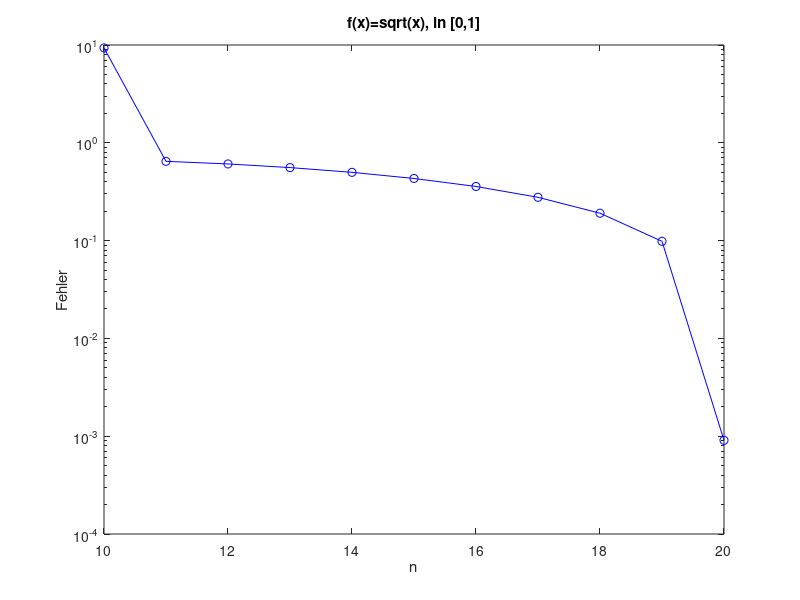
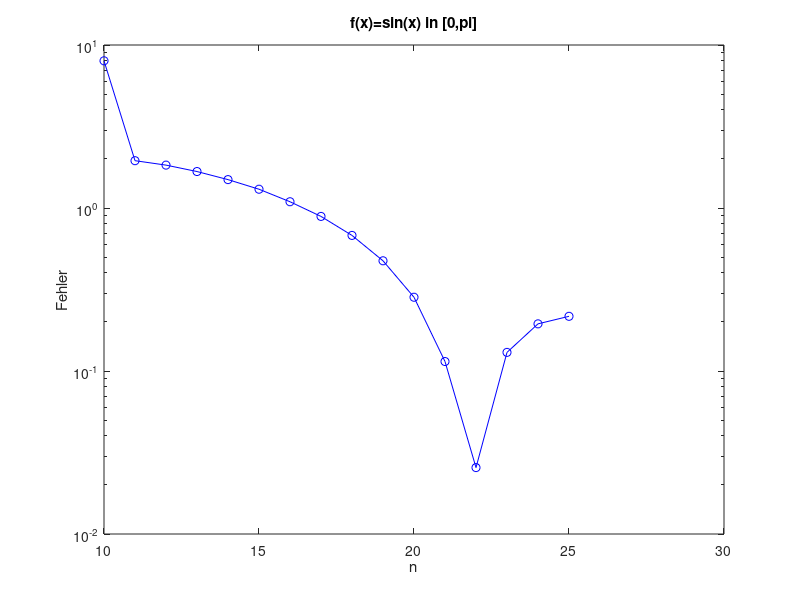
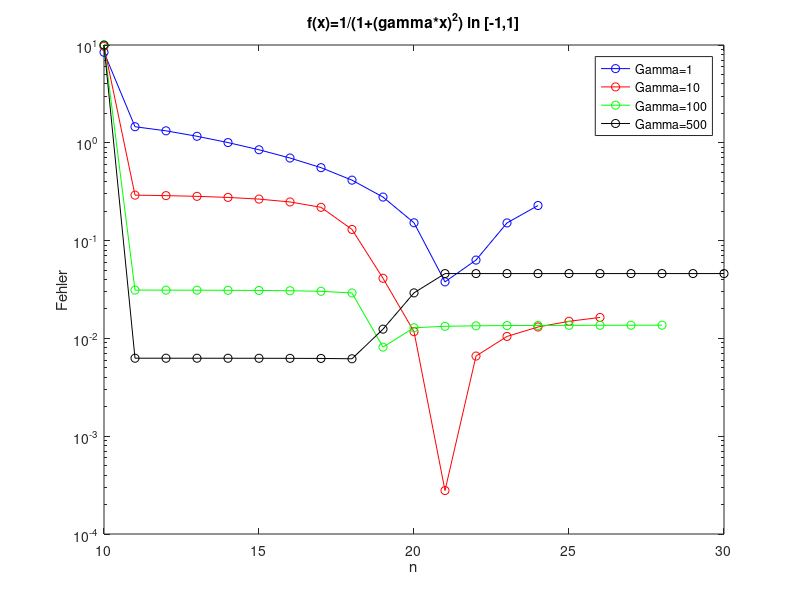

Here is the MATLAB script that generated these plots, in order:
% Numerik 1 SS18
% Uebung 10, Aufgabe 1
% David und Tracy

function [] = run_10_1()
% Test multilevel Quadratur Funktion
  a=0; b=1; 
  n = 10;
  Nmax = 1000;
  tol = 10^(-10);
  % Test 1 y = x
%  disp('--------------------------------------')
%  disp('Test 1: y = x');
%  y1 = multilevel_quad(@testfunktion1, a, b, n, Nmax, tol)
%  
  % Test 2 y = sqrt(x)
  disp('--------------------------------------')
  disp('Test 2: sqrt(x)');
 
  [y_sqrt,simpsqrt] = multilevel_quad(@sqrt, a, b, n, Nmax, tol);
  error_sqrt = abs(simpsqrt - 2/3);
  nsq = n:(n+length(simpsqrt)-1);
  disp(y_sqrt)
  
  
  % Test 3 y = sin(x)
  a=0; b=pi; 
  disp('--------------------------------------')
  disp('Test 3: sin(x)');
  
    [y_sin,simpsin] = multilevel_quad(@sin, a, b, n, Nmax, tol);
    error_sin = abs(simpsin - 2);
    nsi = n:(n+length(simpsin)-1);
    disp(y_sin)
  
  % Test 4 arctan
  a=-1; b=1;
  gamma=[1 10 100 500]; 
  disp('--------------------------------------')
  disp('Test 4');
  
  
      g1 = @(x) testfunktion4(x, gamma(1));
      [y_arctan1,simptan1] = multilevel_quad(g1, a, b, n, Nmax, tol);
      error_arctan1 = abs(simptan1 - 2/gamma(1)*atan(gamma(1)) );
      nta1=n:(n+length(simptan1)-1);
      disp(y_arctan1)
      
      g2 = @(x) testfunktion4(x, gamma(2));
      [y_arctan2,simptan2] = multilevel_quad(g2, a, b, n, Nmax, tol);
      error_arctan2 = abs(simptan2 - 2/gamma(2)*atan(gamma(2)) );
      nta2=n:(n+length(simptan2)-1);
      disp(y_arctan2)
      
      g3 = @(x) testfunktion4(x, gamma(3));
      [y_arctan3,simptan3] = multilevel_quad(g3, a, b, n, Nmax, tol);
      error_arctan3 = abs(simptan3 - 2/gamma(3)*atan(gamma(3)) );
      nta3=n:(n+length(simptan3)-1);
      disp(y_arctan3)
      
      g4 = @(x) testfunktion4(x, gamma(4));
      [y_arctan4,simptan4] = multilevel_quad(g4, a, b, n, Nmax, tol);
      error_arctan4 = abs(simptan4 - 2/gamma(4)*atan(gamma(4)) );
      nta4=n:(n+length(simptan4)-1);
      disp(y_arctan4)
      
      
  
  
  
  % Plots
  figure
  semilogy(nsq, error_sqrt, 'bo-');
  xlabel('n');
  ylabel('Fehler');
  title('f(x)=sqrt(x), in [0,1]')
  figure 
  semilogy(nsi, error_sin, 'bo-');
  xlabel('n');
  ylabel('Fehler'); 
  title('f(x)=sin(x) in [0,pi]')  
  figure 
  semilogy(nta1, error_arctan1, 'bo-');
  hold on
  semilogy(nta2, error_arctan2, 'ro-');
  semilogy(nta3, error_arctan3, 'go-');
  semilogy(nta4, error_arctan4, 'ko-');
  hold off
  xlabel('n');
  ylabel('Fehler');
  title('f(x)=1/(1+(gamma*x)^2) in [-1,1]')
  legend('Gamma=1','Gamma=10','Gamma=100','Gamma=500');
end

function [y,Simp] = multilevel_quad(fun, a, b, n, Nmax, tol)
% Funktion zur Integration  anhand von Multilevel Quadratur
%  fun : Zu integrierende Funktion
%  a   : obere Intervallgrenze
%  b   : untere Intervallgrenze
%  n   : Anzahl der aequidistanten Intervalle zu Beginn
%  Nmax: Anzahl der maximal zulässigen Intervalle
%  tol : Toleranzgrenze

  % Array fuer lokale Fehler
  e_loc = zeros(1);
  % Initialisiere globalen Fehler
  e_glob = 1;
  % Stuetzstellen
  z = linspace(a,b,n);
  % Initialisiere Trapez und Simpson Summe
  Trapez = 0;
  Simpson = 0;
  Simp = n:Nmax;
  
  k = 2;  
  % Fehler berechnung fuer jedes Teilintervall
    while (k <= length(z)) && (n <= Nmax) 
      
      % Maximumsstrategie fuer Schwellwert der lokalen Fehler
      nu = max(abs(e_loc(:)));
      
      h_k = z(k) - z(k-1);
      % I_k = [z(k),z(k-1)];
      % Trapez-Regel
      Trapez(k) = 1/2*( fun(z(k-1)) + fun(z(k)) )*h_k;
    
      % Simpson-Regel
      z_halb = 1/2*( z(k-1) + z(k));
      Simpson(k) = h_k*( fun(z(k-1)) + 4*fun(z_halb) + fun(z(k)))/6;
    
      % lokale a posteriori Fehlerschaetzung
      e_loc(k) = Simpson(k) - Trapez(k);
   
      % Einhaltung des Schwellwerts fuer globalen Fehler
      if (abs(e_loc(k)) ) > nu && (abs(e_glob) > 1/2*tol)
        z(k+1:end+1) = z(k:end);
        z(k) = z_halb;
        n = n+1;
      else 
        Simp(k)=sum(Simpson);  
        k = k+1;
      end
      z = linspace(a,b,n);
    % globaler Fehler
    e_glob = sum(e_loc(:));
    Simp = Simp(1:k-1);
    end % while loop    
   
  %disp('Anzahl von Stuetzstellen am Ende:'); n
  y = sum(Simpson);
  
end

function y = testfunktion1(x)
  y = x;
end

function y = testfunktion4(x, gamma)
  y = 1 / (1 + (gamma*x)^2);
end

% Tatsächliche Stammfunktionen zum Vergleich der Fehler
function y = stamm_sqrt(x)
  y = 2/3*x^(3/2)
end

function y = stamm_gamma(x, gamma)
  y = 2/gamma * arctan(gamma)
end